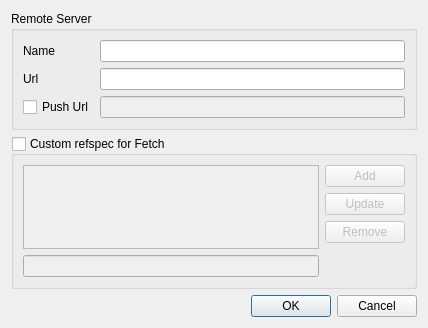
<?xml version="1.0" encoding="UTF-8"?>
<ui version="4.0">
 <class>RemoteCreateEditDlg</class>
 <widget class="QDialog" name="RemoteCreateEditDlg">
  <property name="geometry">
   <rect>
    <x>0</x>
    <y>0</y>
    <width>428</width>
    <height>307</height>
   </rect>
  </property>
  <layout class="QGridLayout" name="gridLayout_3">
   <item row="0" column="0">
    <widget class="QGroupBox" name="groupBox">
     <property name="title">
      <string>Remote Server</string>
     </property>
     <layout class="QGridLayout" name="gridLayout">
      <item row="1" column="0">
       <widget class="QLabel" name="label_2">
        <property name="text">
         <string>Url</string>
        </property>
        <property name="buddy">
         <cstring>txtUrl</cstring>
        </property>
       </widget>
      </item>
      <item row="1" column="1">
       <widget class="LineEdit" name="txtUrl">
        <property name="mandatory" stdset="0">
         <bool>true</bool>
        </property>
       </widget>
      </item>
      <item row="0" column="0">
       <widget class="QLabel" name="label">
        <property name="text">
         <string>Name</string>
        </property>
        <property name="buddy">
         <cstring>txtName</cstring>
        </property>
       </widget>
      </item>
      <item row="0" column="1">
       <widget class="LineEdit" name="txtName">
        <property name="mandatory" stdset="0">
         <bool>true</bool>
        </property>
       </widget>
      </item>
      <item row="2" column="0">
       <widget class="QCheckBox" name="chkPushUrl">
        <property name="text">
         <string>Push Url</string>
        </property>
       </widget>
      </item>
      <item row="2" column="1">
       <widget class="LineEdit" name="txtPushUrl">
        <property name="enabled">
         <bool>false</bool>
        </property>
        <property name="mandatory" stdset="0">
         <bool>true</bool>
        </property>
       </widget>
      </item>
     </layout>
    </widget>
   </item>
   <item row="1" column="0">
    <widget class="QGroupBox" name="chkRefSpecs">
     <property name="title">
      <string>Custom refspec for Fetch</string>
     </property>
     <property name="checkable">
      <bool>true</bool>
     </property>
     <property name="checked">
      <bool>false</bool>
     </property>
     <layout class="QGridLayout" name="gridLayout_2">
      <item row="0" column="1">
       <widget class="QPushButton" name="btnAddRefSpec">
        <property name="text">
         <string>Add</string>
        </property>
       </widget>
      </item>
      <item row="4" column="0">
       <widget class="QLineEdit" name="txtEditRefSpec"/>
      </item>
      <item row="0" column="0" rowspan="4">
       <widget class="QTreeView" name="treeRefSpecs">
        <property name="sizePolicy">
         <sizepolicy hsizetype="Expanding" vsizetype="Minimum">
          <horstretch>0</horstretch>
          <verstretch>0</verstretch>
         </sizepolicy>
        </property>
        <property name="minimumSize">
         <size>
          <width>0</width>
          <height>50</height>
         </size>
        </property>
       </widget>
      </item>
      <item row="2" column="1">
       <widget class="QPushButton" name="btnRemoveRefSpec">
        <property name="text">
         <string>Remove</string>
        </property>
       </widget>
      </item>
      <item row="1" column="1">
       <widget class="QPushButton" name="btnUpdateRefSpec">
        <property name="text">
         <string>Update</string>
        </property>
       </widget>
      </item>
      <item row="5" column="0">
       <spacer name="verticalSpacer">
        <property name="orientation">
         <enum>Qt::Vertical</enum>
        </property>
        <property name="sizeHint" stdset="0">
         <size>
          <width>20</width>
          <height>40</height>
         </size>
        </property>
       </spacer>
      </item>
     </layout>
    </widget>
   </item>
   <item row="2" column="0">
    <widget class="QDialogButtonBox" name="buttonBox">
     <property name="orientation">
      <enum>Qt::Horizontal</enum>
     </property>
     <property name="standardButtons">
      <set>QDialogButtonBox::Cancel|QDialogButtonBox::Ok</set>
     </property>
    </widget>
   </item>
  </layout>
 </widget>
 <customwidgets>
  <customwidget>
   <class>LineEdit</class>
   <extends>QLineEdit</extends>
   <header>Widgets/LineEdit.h</header>
  </customwidget>
 </customwidgets>
 <tabstops>
  <tabstop>txtName</tabstop>
  <tabstop>txtUrl</tabstop>
  <tabstop>chkPushUrl</tabstop>
  <tabstop>txtPushUrl</tabstop>
  <tabstop>chkRefSpecs</tabstop>
  <tabstop>treeRefSpecs</tabstop>
  <tabstop>txtEditRefSpec</tabstop>
  <tabstop>btnAddRefSpec</tabstop>
  <tabstop>btnUpdateRefSpec</tabstop>
  <tabstop>btnRemoveRefSpec</tabstop>
  <tabstop>buttonBox</tabstop>
 </tabstops>
 <resources/>
 <connections>
  <connection>
   <sender>buttonBox</sender>
   <signal>accepted()</signal>
   <receiver>RemoteCreateEditDlg</receiver>
   <slot>accept()</slot>
   <hints>
    <hint type="sourcelabel">
     <x>252</x>
     <y>302</y>
    </hint>
    <hint type="destinationlabel">
     <x>157</x>
     <y>274</y>
    </hint>
   </hints>
  </connection>
  <connection>
   <sender>buttonBox</sender>
   <signal>rejected()</signal>
   <receiver>RemoteCreateEditDlg</receiver>
   <slot>reject()</slot>
   <hints>
    <hint type="sourcelabel">
     <x>320</x>
     <y>302</y>
    </hint>
    <hint type="destinationlabel">
     <x>286</x>
     <y>274</y>
    </hint>
   </hints>
  </connection>
  <connection>
   <sender>chkPushUrl</sender>
   <signal>toggled(bool)</signal>
   <receiver>txtPushUrl</receiver>
   <slot>setEnabled(bool)</slot>
   <hints>
    <hint type="sourcelabel">
     <x>61</x>
     <y>103</y>
    </hint>
    <hint type="destinationlabel">
     <x>106</x>
     <y>99</y>
    </hint>
   </hints>
  </connection>
 </connections>
</ui>
